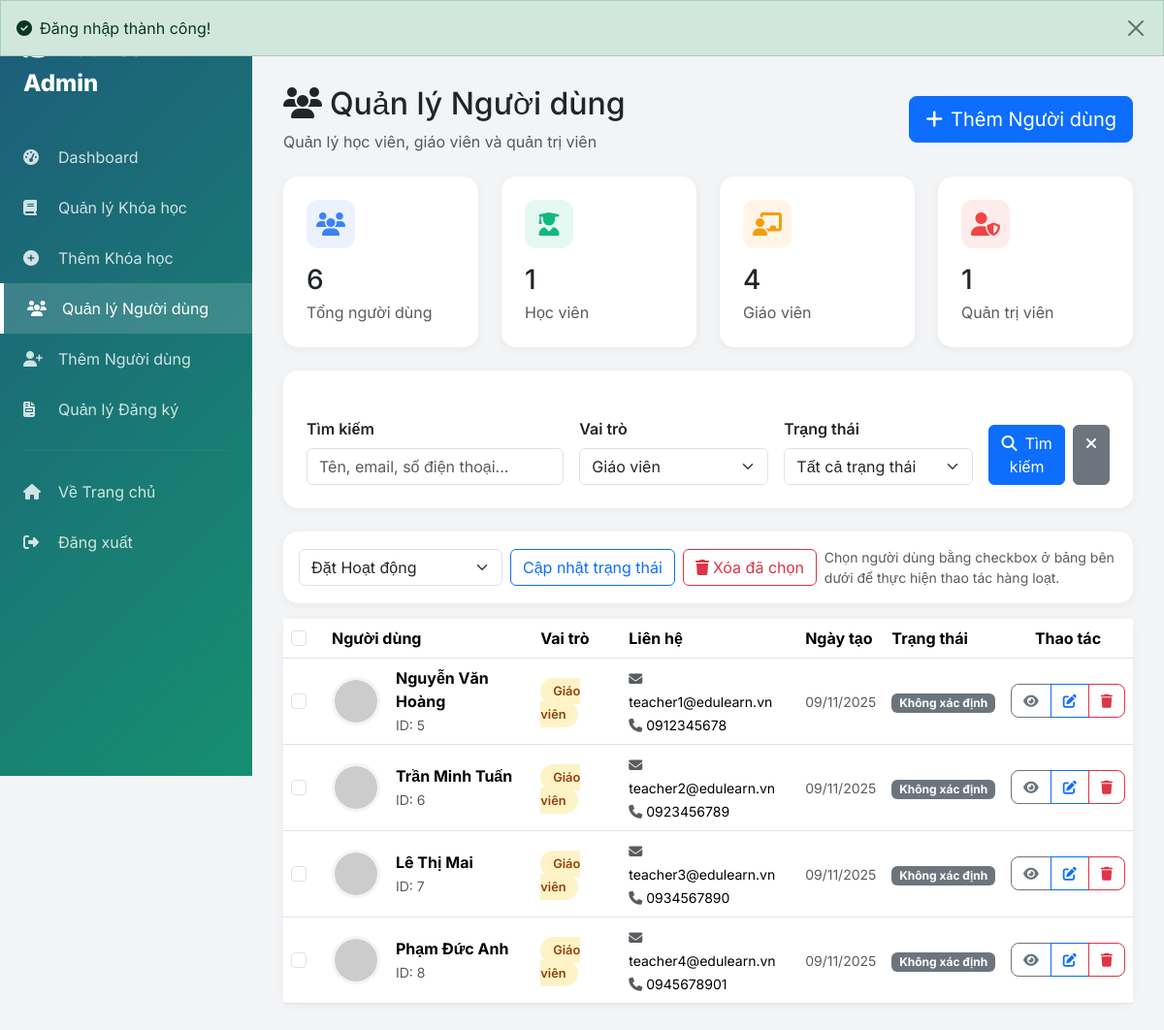
Page /views/admin/manage_users.php?role=teacher (signed in) on the committed database.
### tables this page shows
CREATE TABLE `users` (
  `user_id` int(11) NOT NULL AUTO_INCREMENT,
  `full_name` varchar(100) NOT NULL,
  `email` varchar(100) NOT NULL,
  `password` varchar(255) NOT NULL,
  `phone` varchar(20) DEFAULT NULL,
  `address` text DEFAULT NULL,
  `bio` text DEFAULT NULL,
  `specialization` varchar(200) DEFAULT NULL,
  `experience_years` int(11) DEFAULT 0,
  `education` varchar(200) DEFAULT NULL,
  `rating` decimal(3,2) DEFAULT 0.00,
  `total_students` int(11) DEFAULT 0,
  `linkedin` varchar(255) DEFAULT NULL,
  `website` varchar(255) DEFAULT NULL,
  `role` enum('student','teacher','admin') DEFAULT 'student',
  `avatar` varchar(255) DEFAULT 'default-avatar.jpg',
  `created_at` timestamp NOT NULL DEFAULT current_timestamp(),
  `updated_at` timestamp NOT NULL DEFAULT current_timestamp() ON UPDATE current_timestamp(),
  `status` enum('active','inactive') DEFAULT 'active',
  PRIMARY KEY (`user_id`),
  UNIQUE KEY `email` (`email`),
  KEY `idx_user_role` (`role`)
);

### views/admin/manage_users.php (the view, shortened to what the rows shown need)
<?php
require_once '../../functions/db_connection.php';
$role = $_GET['role'] ?? '';
$page = max(1, intval($_GET['page'] ?? 1));
$per_page = 15;
$where = ["1=1"];
$params = [];
if ($role) {
    $where[] = "role = ?";
    $params[] = $role;
}
$where_sql = implode(' AND ', $where);
$offset = ($page - 1) * $per_page;
$sql = "SELECT * FROM users WHERE $where_sql ORDER BY created_at DESC LIMIT $per_page OFFSET $offset";
$stmt = $pdo->prepare($sql);
$stmt->execute($params);
$users = $stmt->fetchAll();
?>
<!DOCTYPE html>
<html lang="vi">
<head>
    <link href="https://cdn.jsdelivr.net/npm/bootstrap@5.3.2/dist/css/bootstrap.min.css" rel="stylesheet">
    <link rel="stylesheet" href="https://cdnjs.cloudflare.com/ajax/libs/font-awesome/6.5.1/css/all.min.css">
</head>
<body>
    <div class="main-content">
        <div class="d-flex justify-content-between align-items-center mb-4">
            <div>
                <h2><i class="fas fa-users me-2"></i>Quản lý Người dùng</h2>
            </div>
        </div>
        <div class="card mb-4">
            <div class="card-body p-0">
                <form method="POST" action="../../handle/user_process.php" id="usersTableForm">
                    <div class="table-responsive">
                        <table class="table table-hover mb-0 align-middle">
                            <thead>
                                <tr>
                                    <th style="width: 42px;">
                                        <input type="checkbox" id="selectAll" class="form-check-input">
                                    </th>
                                    <th>Người dùng</th>
                                    <th>Vai trò</th>
                                    <th>Liên hệ</th>
                                    <th>Ngày tạo</th>
                                    <th>Trạng thái</th>
                                    <th class="text-center">Thao tác</th>
                                </tr>
                            </thead>
                            <tbody>
                                <?php if (empty($users)): ?>
                                    <tr>
                                        <td colspan="7" class="text-center py-5">
                                            <i class="fas fa-user-slash fa-3x text-muted mb-3 d-block"></i>
                                            <p class="text-muted mb-0">Không có người dùng phù hợp</p>
                                        </td>
                                    </tr>
                                <?php else: ?>
                                    <?php foreach ($users as $u): ?>
                                        <tr>
                                            <td>
                                                <input type="checkbox" class="form-check-input row-check" name="ids[]" value="<?php echo $u['user_id']; ?>">
                                            </td>
                                            <td>
                                                <div class="d-flex align-items-center">
                                                    <img src="<?php echo getAvatarUrl($u['avatar'], $u['full_name'], 50); ?>"
                                                        class="user-avatar me-3" alt="">
                                                    <div>
                                                        <strong class="d-block"><?php echo escape($u['full_name']); ?></strong>
                                                        <small class="text-muted">ID: <?php echo $u['user_id']; ?></small>
                                                    </div>
                                                </div>
                                            </td>
                                            <td>
                                                <?php
                                                $roleClass = match ($u['role']) {
                                                    'student' => 'role-student',
                                                    'teacher' => 'role-teacher',
                                                    'admin' => 'role-admin',
                                                    default => 'role-student'
                                                };
                                                $roleLabel = ['student' => 'Học viên', 'teacher' => 'Giáo viên', 'admin' => 'Quản trị viên'][$u['role']] ?? ucfirst($u['role']);
                                                ?>
                                                <span class="role-badge <?php echo $roleClass; ?>"><?php echo $roleLabel; ?></span>
                                            </td>
                                            <td>
                                                <small>
                                                    <i class="fas fa-envelope text-muted me-1"></i><?php echo escape($u['email']); ?><br>
                                                    <?php if (!empty($u['phone'])): ?>
                                                        <i class="fas fa-phone text-muted me-1"></i><?php echo escape($u['phone']); ?>
                                                    <?php endif; ?>
                                                </small>
                                            </td>
                                            <td>
                                                <small class="text-muted"><?php echo formatDate($u['created_at']); ?></small>
                                            </td>
                                            <td>
                                                <?php echo getStatusBadge($u['status']); ?>
                                            </td>
                                            <td class="text-center">
                                                <div class="btn-group btn-group-sm">
                                                    <a href="edit_users.php?id=<?php echo $u['user_id']; ?>&view=1" class="btn btn-outline-secondary action-btn" title="Xem">
                                                        <i class="fas fa-eye"></i>
                                                    </a>
                                                    <a href="edit_users.php?id=<?php echo $u['user_id']; ?>" class="btn btn-outline-primary action-btn" title="Sửa">
                                                        <i class="fas fa-edit"></i>
                                                    </a>
                                                    <a href="../../handle/user_process.php?action=delete&id=<?php echo $u['user_id']; ?>"
                                                        class="btn btn-outline-danger action-btn"
                                                        title="Xóa"
                                                        onclick="return confirm('Bạn chắc chắn muốn xóa người dùng này?');">
                                                        <i class="fas fa-trash"></i>
                                                    </a>
                                                </div>
                                            </td>
                                        </tr>
                                    <?php endforeach; ?>
                                <?php endif; ?>
                            </tbody>
                        </table>
                    </div>
                </form>
            </div>
        </div>

### functions/db_connection.php (shortened to what the rows shown need)
<?php
function escape($data)
{
    return htmlspecialchars($data, ENT_QUOTES, 'UTF-8');
}
function formatDate($date)
{
    return date('d/m/Y', strtotime($date));
}
function getStatusBadge($status, $type = 'course')
{
    switch ($type) {
        case 'course':
        default:
            $statuses = [
                'active' => '<span class="badge bg-success">Hoạt động</span>',
                'inactive' => '<span class="badge bg-secondary">Không hoạt động</span>',
                'completed' => '<span class="badge bg-info">Hoàn thành</span>'
            ];
            return $statuses[$status] ?? '<span class="badge bg-secondary">Không xác định</span>';
    }
}
function getAvatarUrl($avatar, $name = '', $size = 100, $default = null)
{
    if (empty($avatar) || $avatar === 'default-avatar.jpg') {
        if (!empty($name)) {
            return 'https://ui-avatars.com/api/?name=' . urlencode($name) . '&size=' . $size . '&background=random';
        }
        return $default ?: 'https://ui-avatars.com/api/?name=User&size=' . $size;
    }
    $normalized = $avatar;
    $normalized = ltrim($normalized, '/');
    return UPLOAD_URL . $normalized;
}

### rows in the picture
users: full_name "Nguyễn Văn Hoàng", user_id "5", role "Giáo viên", email "teacher1@edulearn.vn", phone "0912345678", created_at "09/11/2025", status "Không xác định"
users: full_name "Trần Minh Tuấn", user_id "6", role "Giáo viên", email "teacher2@edulearn.vn", phone "0923456789", created_at "09/11/2025", status "Không xác định"
users: full_name "Lê Thị Mai", user_id "7", role "Giáo viên", email "teacher3@edulearn.vn", phone "0934567890", created_at "09/11/2025", status "Không xác định"
users: full_name "Phạm Đức Anh", user_id "8", role "Giáo viên", email "teacher4@edulearn.vn", phone "0945678901", created_at "09/11/2025", status "Không xác định"

### other values in the picture
$__alert['message'] "Đăng nhập thành công!"
$stats['total'] "6"
$stats['students'] "1"
$stats['teachers'] "4"
$stats['admins'] "1"
